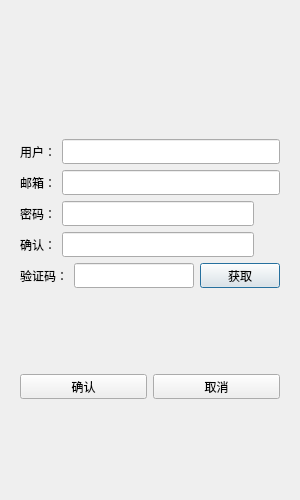
<?xml version="1.0" encoding="UTF-8"?>
<ui version="4.0">
 <class>RegisterDialog</class>
 <widget class="QDialog" name="RegisterDialog">
  <property name="geometry">
   <rect>
    <x>0</x>
    <y>0</y>
    <width>300</width>
    <height>500</height>
   </rect>
  </property>
  <property name="minimumSize">
   <size>
    <width>300</width>
    <height>500</height>
   </size>
  </property>
  <property name="maximumSize">
   <size>
    <width>300</width>
    <height>500</height>
   </size>
  </property>
  <property name="windowTitle">
   <string>Dialog</string>
  </property>
  <layout class="QVBoxLayout" name="verticalLayout_2">
   <item>
    <layout class="QVBoxLayout" name="verticalLayout">
     <item>
      <widget class="QStackedWidget" name="stackedWidget">
       <property name="currentIndex">
        <number>0</number>
       </property>
       <widget class="QWidget" name="page">
        <layout class="QVBoxLayout" name="verticalLayout_3">
         <item>
          <spacer name="verticalSpacer">
           <property name="orientation">
            <enum>Qt::Vertical</enum>
           </property>
           <property name="sizeHint" stdset="0">
            <size>
             <width>20</width>
             <height>40</height>
            </size>
           </property>
          </spacer>
         </item>
         <item>
          <widget class="QWidget" name="widget" native="true">
           <layout class="QVBoxLayout" name="verticalLayout_4">
            <item>
             <widget class="QLabel" name="err_tip">
              <property name="text">
               <string/>
              </property>
              <property name="alignment">
               <set>Qt::AlignCenter</set>
              </property>
             </widget>
            </item>
           </layout>
          </widget>
         </item>
         <item>
          <layout class="QHBoxLayout" name="horizontalLayout">
           <item>
            <widget class="QLabel" name="user_label">
             <property name="minimumSize">
              <size>
               <width>0</width>
               <height>25</height>
              </size>
             </property>
             <property name="maximumSize">
              <size>
               <width>16777215</width>
               <height>25</height>
              </size>
             </property>
             <property name="text">
              <string>用户：</string>
             </property>
            </widget>
           </item>
           <item>
            <widget class="QLineEdit" name="user_edit">
             <property name="minimumSize">
              <size>
               <width>0</width>
               <height>25</height>
              </size>
             </property>
             <property name="maximumSize">
              <size>
               <width>16777215</width>
               <height>25</height>
              </size>
             </property>
            </widget>
           </item>
          </layout>
         </item>
         <item>
          <layout class="QHBoxLayout" name="horizontalLayout_3">
           <item>
            <widget class="QLabel" name="email_label">
             <property name="minimumSize">
              <size>
               <width>0</width>
               <height>25</height>
              </size>
             </property>
             <property name="maximumSize">
              <size>
               <width>16777215</width>
               <height>25</height>
              </size>
             </property>
             <property name="text">
              <string>邮箱：</string>
             </property>
            </widget>
           </item>
           <item>
            <widget class="QLineEdit" name="email_edit">
             <property name="minimumSize">
              <size>
               <width>0</width>
               <height>25</height>
              </size>
             </property>
             <property name="maximumSize">
              <size>
               <width>16777215</width>
               <height>25</height>
              </size>
             </property>
            </widget>
           </item>
          </layout>
         </item>
         <item>
          <layout class="QHBoxLayout" name="horizontalLayout_4">
           <item>
            <widget class="QLabel" name="pass_label">
             <property name="minimumSize">
              <size>
               <width>0</width>
               <height>25</height>
              </size>
             </property>
             <property name="maximumSize">
              <size>
               <width>16777215</width>
               <height>25</height>
              </size>
             </property>
             <property name="text">
              <string>密码：</string>
             </property>
            </widget>
           </item>
           <item>
            <widget class="QLineEdit" name="pass_edit">
             <property name="minimumSize">
              <size>
               <width>0</width>
               <height>25</height>
              </size>
             </property>
             <property name="maximumSize">
              <size>
               <width>16777215</width>
               <height>25</height>
              </size>
             </property>
            </widget>
           </item>
           <item>
            <widget class="ClickedLabel" name="pass_visible">
             <property name="minimumSize">
              <size>
               <width>20</width>
               <height>20</height>
              </size>
             </property>
             <property name="maximumSize">
              <size>
               <width>20</width>
               <height>20</height>
              </size>
             </property>
             <property name="styleSheet">
              <string notr="true"/>
             </property>
             <property name="text">
              <string/>
             </property>
            </widget>
           </item>
          </layout>
         </item>
         <item>
          <layout class="QHBoxLayout" name="horizontalLayout_5">
           <item>
            <widget class="QLabel" name="confirm_label">
             <property name="minimumSize">
              <size>
               <width>0</width>
               <height>25</height>
              </size>
             </property>
             <property name="maximumSize">
              <size>
               <width>16777215</width>
               <height>25</height>
              </size>
             </property>
             <property name="text">
              <string>确认：</string>
             </property>
            </widget>
           </item>
           <item>
            <widget class="QLineEdit" name="confirm_edit">
             <property name="minimumSize">
              <size>
               <width>0</width>
               <height>25</height>
              </size>
             </property>
             <property name="maximumSize">
              <size>
               <width>16777215</width>
               <height>25</height>
              </size>
             </property>
            </widget>
           </item>
           <item>
            <widget class="ClickedLabel" name="confirm_visible">
             <property name="minimumSize">
              <size>
               <width>20</width>
               <height>20</height>
              </size>
             </property>
             <property name="maximumSize">
              <size>
               <width>20</width>
               <height>20</height>
              </size>
             </property>
             <property name="styleSheet">
              <string notr="true"/>
             </property>
             <property name="text">
              <string/>
             </property>
            </widget>
           </item>
          </layout>
         </item>
         <item>
          <layout class="QHBoxLayout" name="horizontalLayout_6">
           <item>
            <widget class="QLabel" name="varify_label">
             <property name="minimumSize">
              <size>
               <width>0</width>
               <height>25</height>
              </size>
             </property>
             <property name="maximumSize">
              <size>
               <width>16777215</width>
               <height>25</height>
              </size>
             </property>
             <property name="text">
              <string>验证码：</string>
             </property>
            </widget>
           </item>
           <item>
            <widget class="QLineEdit" name="varify_edit">
             <property name="minimumSize">
              <size>
               <width>0</width>
               <height>25</height>
              </size>
             </property>
             <property name="maximumSize">
              <size>
               <width>16777215</width>
               <height>25</height>
              </size>
             </property>
            </widget>
           </item>
           <item>
            <widget class="TimerBtn" name="get_code">
             <property name="minimumSize">
              <size>
               <width>0</width>
               <height>25</height>
              </size>
             </property>
             <property name="maximumSize">
              <size>
               <width>16777215</width>
               <height>25</height>
              </size>
             </property>
             <property name="text">
              <string>获取</string>
             </property>
            </widget>
           </item>
          </layout>
         </item>
         <item>
          <spacer name="verticalSpacer_2">
           <property name="orientation">
            <enum>Qt::Vertical</enum>
           </property>
           <property name="sizeHint" stdset="0">
            <size>
             <width>20</width>
             <height>40</height>
            </size>
           </property>
          </spacer>
         </item>
         <item>
          <layout class="QHBoxLayout" name="horizontalLayout_7">
           <item>
            <widget class="QPushButton" name="sure_btn">
             <property name="minimumSize">
              <size>
               <width>0</width>
               <height>25</height>
              </size>
             </property>
             <property name="maximumSize">
              <size>
               <width>16777215</width>
               <height>25</height>
              </size>
             </property>
             <property name="text">
              <string>确认</string>
             </property>
            </widget>
           </item>
           <item>
            <widget class="QPushButton" name="cancel_btn">
             <property name="minimumSize">
              <size>
               <width>0</width>
               <height>25</height>
              </size>
             </property>
             <property name="maximumSize">
              <size>
               <width>16777215</width>
               <height>25</height>
              </size>
             </property>
             <property name="text">
              <string>取消</string>
             </property>
            </widget>
           </item>
          </layout>
         </item>
         <item>
          <spacer name="verticalSpacer_3">
           <property name="orientation">
            <enum>Qt::Vertical</enum>
           </property>
           <property name="sizeHint" stdset="0">
            <size>
             <width>20</width>
             <height>40</height>
            </size>
           </property>
          </spacer>
         </item>
        </layout>
       </widget>
       <widget class="QWidget" name="page_2">
        <layout class="QVBoxLayout" name="verticalLayout_5">
         <item>
          <spacer name="verticalSpacer_5">
           <property name="orientation">
            <enum>Qt::Vertical</enum>
           </property>
           <property name="sizeHint" stdset="0">
            <size>
             <width>20</width>
             <height>40</height>
            </size>
           </property>
          </spacer>
         </item>
         <item>
          <widget class="QLabel" name="tip_lb">
           <property name="text">
            <string>注册成功，5 s后返回登录</string>
           </property>
           <property name="alignment">
            <set>Qt::AlignCenter</set>
           </property>
          </widget>
         </item>
         <item>
          <widget class="QLabel" name="tip2_lb">
           <property name="text">
            <string>可点击返回按钮直接返回登录界面</string>
           </property>
           <property name="alignment">
            <set>Qt::AlignCenter</set>
           </property>
          </widget>
         </item>
         <item>
          <spacer name="verticalSpacer_6">
           <property name="orientation">
            <enum>Qt::Vertical</enum>
           </property>
           <property name="sizeHint" stdset="0">
            <size>
             <width>20</width>
             <height>40</height>
            </size>
           </property>
          </spacer>
         </item>
         <item>
          <widget class="QWidget" name="widget_2" native="true">
           <layout class="QHBoxLayout" name="horizontalLayout_2">
            <item>
             <spacer name="horizontalSpacer">
              <property name="orientation">
               <enum>Qt::Horizontal</enum>
              </property>
              <property name="sizeHint" stdset="0">
               <size>
                <width>40</width>
                <height>20</height>
               </size>
              </property>
             </spacer>
            </item>
            <item>
             <widget class="QPushButton" name="return_btn">
              <property name="minimumSize">
               <size>
                <width>0</width>
                <height>25</height>
               </size>
              </property>
              <property name="maximumSize">
               <size>
                <width>16777215</width>
                <height>25</height>
               </size>
              </property>
              <property name="text">
               <string>返回登录</string>
              </property>
             </widget>
            </item>
            <item>
             <spacer name="horizontalSpacer_2">
              <property name="orientation">
               <enum>Qt::Horizontal</enum>
              </property>
              <property name="sizeHint" stdset="0">
               <size>
                <width>40</width>
                <height>20</height>
               </size>
              </property>
             </spacer>
            </item>
           </layout>
          </widget>
         </item>
         <item>
          <spacer name="verticalSpacer_4">
           <property name="orientation">
            <enum>Qt::Vertical</enum>
           </property>
           <property name="sizeHint" stdset="0">
            <size>
             <width>20</width>
             <height>40</height>
            </size>
           </property>
          </spacer>
         </item>
        </layout>
       </widget>
      </widget>
     </item>
    </layout>
   </item>
  </layout>
 </widget>
 <customwidgets>
  <customwidget>
   <class>ClickedLabel</class>
   <extends>QLabel</extends>
   <header>clickedlabel.hpp</header>
  </customwidget>
  <customwidget>
   <class>TimerBtn</class>
   <extends>QPushButton</extends>
   <header>timerbtn.hpp</header>
  </customwidget>
 </customwidgets>
 <resources/>
 <connections/>
</ui>
